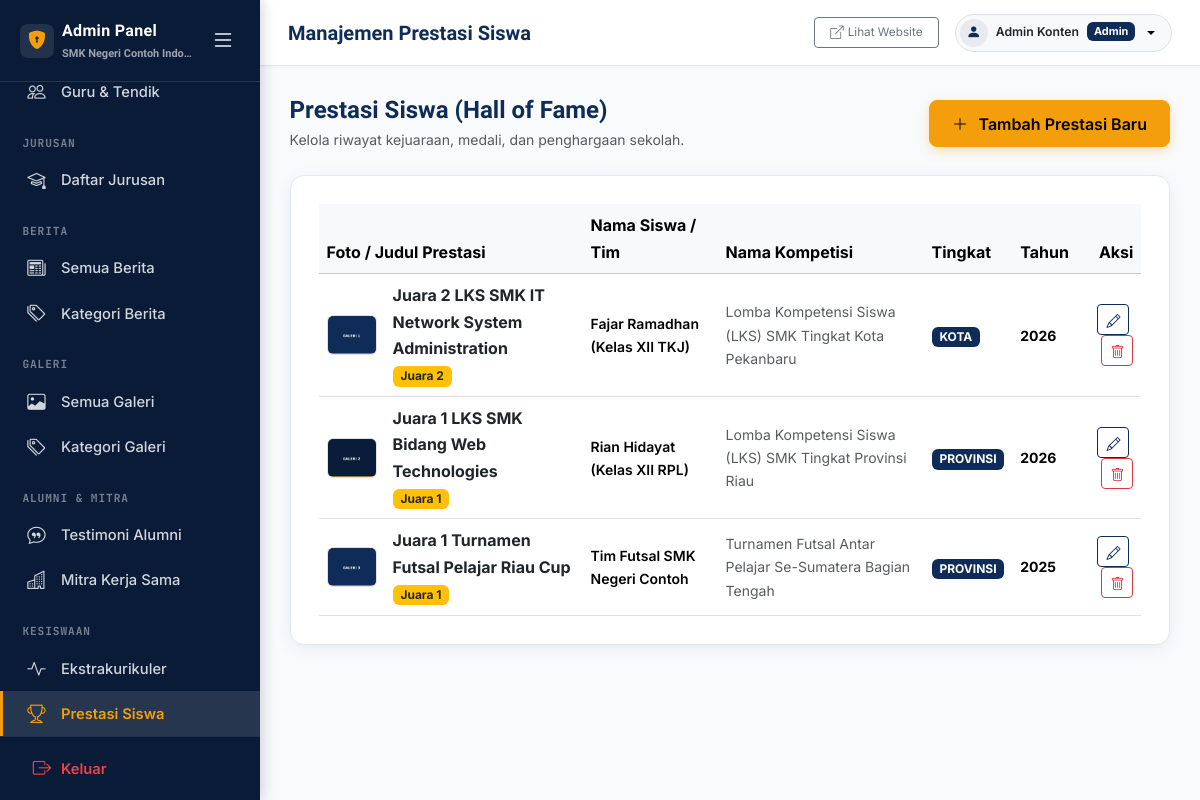
The page /admin/achievements/index.php (signed in) on the database its author committed.
### tables this page shows
CREATE TABLE school_profile (
  id INT UNSIGNED AUTO_INCREMENT PRIMARY KEY,
  school_name VARCHAR(150) NOT NULL,
  npsn VARCHAR(20) DEFAULT NULL,
  address VARCHAR(255) DEFAULT NULL,
  phone VARCHAR(50) DEFAULT NULL,
  email VARCHAR(150) DEFAULT NULL,
  website VARCHAR(150) DEFAULT NULL,
  description TEXT,
  logo VARCHAR(255) DEFAULT NULL,
  favicon VARCHAR(255) DEFAULT NULL,
  theme_color_primary VARCHAR(20) DEFAULT '#0F2C59',
  theme_color_secondary VARCHAR(20) DEFAULT '#2563EB',
  theme_color_accent VARCHAR(20) DEFAULT '#F59E0B',
  theme_preset VARCHAR(50) DEFAULT 'navy_classic',
  map_url VARCHAR(255) DEFAULT NULL,
  accreditation VARCHAR(10) DEFAULT NULL,
  founded_year VARCHAR(10) DEFAULT NULL,
  running_text TEXT DEFAULT NULL,
  is_running_text_active TINYINT(1) DEFAULT 1,
  video_profile_url VARCHAR(255) DEFAULT 'https://www.youtube.com/watch?v=7vhYf5p_yhs',
  video_title VARCHAR(200) DEFAULT 'Video Profil & Fasilitas Sekolah',
  video_description TEXT DEFAULT NULL,
  video_features TEXT DEFAULT NULL,
  whatsapp_ppdb VARCHAR(50) DEFAULT '6281234567890',
  whatsapp_bkk VARCHAR(50) DEFAULT '6281234567891',
  whatsapp_tu VARCHAR(50) DEFAULT '6281234567892',
  created_at DATETIME DEFAULT CURRENT_TIMESTAMP,
  updated_at DATETIME DEFAULT CURRENT_TIMESTAMP ON UPDATE CURRENT_TIMESTAMP
);

CREATE TABLE achievements (
  id INT UNSIGNED AUTO_INCREMENT PRIMARY KEY,
  title VARCHAR(200) NOT NULL,
  slug VARCHAR(220) NOT NULL UNIQUE,
  student_name VARCHAR(150) NOT NULL,
  competition_name VARCHAR(200) NOT NULL,
  level ENUM('sekolah', 'kota', 'provinsi', 'nasional', 'internasional') NOT NULL DEFAULT 'kota',
  rank_position VARCHAR(50) NOT NULL,
  year VARCHAR(10) NOT NULL,
  photo VARCHAR(255) DEFAULT NULL,
  description TEXT DEFAULT NULL,
  created_at DATETIME DEFAULT CURRENT_TIMESTAMP,
  updated_at DATETIME DEFAULT CURRENT_TIMESTAMP ON UPDATE CURRENT_TIMESTAMP,
  INDEX idx_achievement_level (level),
  INDEX idx_achievement_year (year)
);

### includes/functions.php (called while the page is built, shortened)
<?php
function e(?string $value): string
{
    return htmlspecialchars((string) ($value ?? ''), ENT_QUOTES | ENT_SUBSTITUTE, 'UTF-8');
}
function getSchoolProfile(): array
{
    static $profile = null;
    if ($profile === null) {
        $stmt = getDB()->query('SELECT * FROM school_profile ORDER BY id LIMIT 1');
        $profile = $stmt->fetch() ?: [];
    }
    return $profile;
}
function getSchoolLevel(): string
{
    if (defined('APP_SCHOOL_LEVEL')) {
        $lvl = strtoupper(trim(APP_SCHOOL_LEVEL));
        if (in_array($lvl, ['MULTI', 'SMA', 'SMK', 'SMP', 'SD'], true)) {
            return $lvl;
        }
    }
    return 'MULTI';
}
function isSchoolLevelLocked(): bool
{
    return getSchoolLevel() !== 'MULTI';
}
function getAllowedModulesForLevel(string $level): array
{
    return match($level) {
        'SMA'       => ['majors', 'kelulusan', 'downloads', 'agendas', 'ppdb', 'extracurriculars', 'prestasi', 'testimonials', 'news', 'galleries', 'video_profile', 'guestbook', 'statistics'],
        'SMP', 'SD' => ['downloads', 'agendas', 'ppdb', 'extracurriculars', 'prestasi', 'news', 'galleries', 'video_profile', 'guestbook', 'statistics'],
        default     => ['bkk', 'partners', 'majors', 'kelulusan', 'downloads', 'agendas', 'ppdb', 'extracurriculars', 'prestasi', 'testimonials', 'news', 'galleries', 'video_profile', 'guestbook', 'statistics'],
    };
}
function isModuleActive(string $moduleKey): bool
{
    if (isSchoolLevelLocked()) {
        $allowed = getAllowedModulesForLevel(getSchoolLevel());
    }
    static $moduleCache = null;
    if ($moduleCache === null) {
        $moduleCache = [];
        try {
            $db = getDB();
            $rows = $db->query("SELECT module_key, is_active FROM site_modules")->fetchAll(PDO::FETCH_KEY_PAIR);
            if (is_array($rows)) {
                $moduleCache = array_map('intval', $rows);
            }
        } catch (Throwable $e) {
            return true;
        }
    }
    return !isset($moduleCache[$moduleKey]) || $moduleCache[$moduleKey] === 1;
}

### config/database.php (called while the page is built)
<?php
class Database
{
    private static ?PDO $instance = null;
    public static function getInstance(): PDO
    {
        if (self::$instance === null) {
            $host   = getenv('DB_HOST') ?: 'localhost';
            $dbname = getenv('DB_NAME') ?: 'smk_school';
            $user   = getenv('DB_USER') ?: 'root';
            $pass   = getenv('DB_PASS') !== false ? (string)getenv('DB_PASS') : '';
            $dsn = 'mysql:host=' . $host . ';dbname=' . $dbname . ';charset=utf8mb4';
            try {
                self::$instance = new PDO($dsn, $user, $pass, [
                    PDO::ATTR_ERRMODE            => PDO::ERRMODE_EXCEPTION,
                    PDO::ATTR_DEFAULT_FETCH_MODE  => PDO::FETCH_ASSOC,
                    PDO::ATTR_EMULATE_PREPARES    => false,
                ]);
            } catch (PDOException $e) {
                error_log('Database connection failed: ' . $e->getMessage());
                die('Koneksi database gagal. Silakan hubungi administrator.');
            }
        }
        return self::$instance;
    }
}
function getDB(): PDO
{
    return Database::getInstance();
}

### admin/achievements/index.php (the view, shortened to what this page needs)
<?php
$db = getDB();
$items = $db->query("SELECT * FROM achievements ORDER BY year DESC, id DESC")->fetchAll();
require __DIR__ . '/../includes/header.php';
require __DIR__ . '/../includes/sidebar.php';
require __DIR__ . '/../includes/topbar.php';
?>
<div class="d-flex justify-content-between align-items-center mb-4 flex-wrap gap-2">
  <div>
    <h1 class="h4 fw-bold text-primary mb-1">Prestasi Siswa (Hall of Fame)</h1>
    <p class="text-muted small mb-0">Kelola riwayat kejuaraan, medali, dan penghargaan sekolah.</p>
  </div>
  <a href="form.php" class="btn btn-accent"><i class="bi bi-plus-lg me-1"></i>Tambah Prestasi Baru</a>
</div>
<div class="admin-card">
  <div class="table-responsive">
    <table class="table table-hover align-middle mb-0">
      <thead class="table-light">
        <tr>
          <th>Foto / Judul Prestasi</th>
          <th>Nama Siswa / Tim</th>
          <th>Nama Kompetisi</th>
          <th>Tingkat</th>
          <th>Tahun</th>
          <th class="text-end">Aksi</th>
        </tr>
      </thead>
      <tbody>
        <?php if ($items): ?>
          <?php foreach ($items as $item): ?>
            <tr>
              <td>
                <div class="d-flex align-items-center gap-3">
                  <?php if (!empty($item['photo'])): ?>
                    <img src="<?= e(BASE_URL . '/' . $item['photo']) ?>" alt="" style="width: 50px; height: 40px; object-fit: cover;" class="rounded border">
                  <?php else: ?>
                    <div class="rounded border bg-light text-center" style="width: 50px; height: 40px; line-height: 40px;"><i class="bi bi-trophy text-warning"></i></div>
                  <?php endif; ?>
                  <div>
                    <div class="fw-bold text-dark"><?= e($item['title']) ?></div>
                    <span class="badge bg-warning text-dark"><?= e($item['rank_position']) ?></span>
                  </div>
                </div>
              </td>
              <td class="small fw-semibold"><?= e($item['student_name']) ?></td>
              <td class="small text-muted"><?= e($item['competition_name']) ?></td>
              <td><span class="badge bg-primary text-uppercase"><?= e($item['level']) ?></span></td>
              <td class="small fw-bold"><?= e($item['year']) ?></td>
              <td class="text-end">
                <a href="form.php?id=<?= $item['id'] ?>" class="btn btn-sm btn-outline-primary me-1"><i class="bi bi-pencil"></i></a>
                <form action="delete.php" method="post" class="d-inline" data-confirm-delete="Yakin ingin menghapus data prestasi ini?">
                  <button type="submit" class="btn btn-sm btn-outline-danger"><i class="bi bi-trash"></i></button>
                </form>
              </td>
            </tr>
          <?php endforeach; ?>
        <?php else: ?>
          <tr><td colspan="6" class="text-center py-4 text-muted">Belum ada data prestasi siswa.</td></tr>
        <?php endif; ?>
      </tbody>
    </table>
  </div>
</div>
<?php require __DIR__ . '/../includes/footer.php'; ?>

### admin/includes/sidebar.php (shortened to what this page needs)
<?php
$currentScript = $_SERVER['SCRIPT_NAME'] ?? '';
$sidebarProfile = getSchoolProfile();
function navIsActive(string $needle, string $currentScript): bool
{
    return str_contains($currentScript, '/admin/' . $needle);
}
?>
<aside class="admin-sidebar" id="adminSidebar">
  <div class="sidebar-brand d-flex align-items-center justify-content-between">
    <div class="sidebar-brand-left d-flex align-items-center gap-2 overflow-hidden" title="Admin Panel">
      <div class="p-1.5 rounded-3 bg-white bg-opacity-10 d-inline-flex align-items-center justify-content-center flex-shrink-0" style="width:34px;height:34px;">
        <i class="bi bi-shield-lock-fill" style="color: var(--color-accent); font-size:1.15rem;"></i>
      </div>
      <div class="overflow-hidden">
        <span class="sidebar-brand-title text-nowrap fw-bold d-block text-white" style="letter-spacing: 0.02em; font-size: 1rem;">Admin Panel</span>
        <span class="sidebar-brand-subtitle text-nowrap text-white-50 d-block text-truncate" style="font-size: 11px; max-width: 135px;"><?= e($sidebarProfile['school_name'] ?? 'SMK School') ?></span>
      </div>
    </div>
    <button type="button" class="btn btn-sm btn-link text-white-50 p-1 sidebar-toggle-btn shadow-none flex-shrink-0" id="sidebarToggleInsideBtn" title="Buka / Tutup Sidebar" aria-label="Toggle Sidebar">
      <i class="bi bi-list fs-4 text-white"></i>
    </button>
  </div>
  <div class="sidebar-nav-scroll flex-grow-1 overflow-y-auto overflow-x-hidden">
    <nav class="nav flex-column py-2">
      <?php if (isModuleActive('statistics')): ?>
      <a class="nav-link <?= navIsActive('statistics', $currentScript) ? 'active' : '' ?>" href="<?= e(BASE_URL) ?>/admin/statistics/index.php" title="Statistik Sekolah (Jumlah Siswa, Guru, dll)"><i class="bi bi-bar-chart-line"></i> <span class="nav-text">Statistik Sekolah</span></a>
      <?php endif; ?>
      <a class="nav-link <?= navIsActive('teachers', $currentScript) ? 'active' : '' ?>" href="<?= e(BASE_URL) ?>/admin/teachers/index.php" title="Guru &amp; Tendik"><i class="bi bi-people"></i> <span class="nav-text">Guru &amp; Tendik</span></a>
      <?php if (isModuleActive('majors')): ?>
      <div class="nav-section-label"><?= getSchoolLevel() === 'SMA' ? 'Peminatan' : 'Jurusan' ?></div>
      <a class="nav-link <?= navIsActive('majors', $currentScript) ? 'active' : '' ?>" href="<?= e(BASE_URL) ?>/admin/majors/index.php" title="<?= getSchoolLevel() === 'SMA' ? 'Daftar Peminatan' : 'Daftar Jurusan' ?>"><i class="bi bi-mortarboard"></i> <span class="nav-text"><?= getSchoolLevel() === 'SMA' ? 'Daftar Peminatan' : 'Daftar Jurusan' ?></span></a>
      <?php endif; ?>
      <div class="nav-section-label">Berita</div>
      <a class="nav-link <?= navIsActive('news', $currentScript) && !navIsActive('news/categories', $currentScript) ? 'active' : '' ?>" href="<?= e(BASE_URL) ?>/admin/news/index.php" title="Semua Berita"><i class="bi bi-newspaper"></i> <span class="nav-text">Semua Berita</span></a>
      <a class="nav-link <?= navIsActive('news/categories', $currentScript) ? 'active' : '' ?>" href="<?= e(BASE_URL) ?>/admin/news/categories.php" title="Kategori Berita"><i class="bi bi-tags"></i> <span class="nav-text">Kategori Berita</span></a>
      <div class="nav-section-label">Galeri</div>
      <a class="nav-link <?= navIsActive('galleries', $currentScript) && !navIsActive('galleries/categories', $currentScript) ? 'active' : '' ?>" href="<?= e(BASE_URL) ?>/admin/galleries/index.php" title="Semua Galeri"><i class="bi bi-image"></i> <span class="nav-text">Semua Galeri</span></a>
      <a class="nav-link <?= navIsActive('galleries/categories', $currentScript) ? 'active' : '' ?>" href="<?= e(BASE_URL) ?>/admin/galleries/categories.php" title="Kategori Galeri"><i class="bi bi-tags"></i> <span class="nav-text">Kategori Galeri</span></a>
      <?php if (isModuleActive('testimonials') || isModuleActive('partners')): ?>
      <div class="nav-section-label"><?= isModuleActive('partners') ? 'Alumni &amp; Mitra' : 'Alumni' ?></div>
      <?php if (isModuleActive('testimonials')): ?>
      <a class="nav-link <?= navIsActive('alumni', $currentScript) ? 'active' : '' ?>" href="<?= e(BASE_URL) ?>/admin/alumni/index.php" title="Testimoni Alumni"><i class="bi bi-chat-quote"></i> <span class="nav-text">Testimoni Alumni</span></a>
      <?php endif; ?>
      <?php if (isModuleActive('partners')): ?>
      <a class="nav-link <?= navIsActive('partners', $currentScript) ? 'active' : '' ?>" href="<?= e(BASE_URL) ?>/admin/partners/index.php" title="Mitra Kerja Sama &amp; Industri (DU/DI)"><i class="bi bi-buildings"></i> <span class="nav-text">Mitra Kerja Sama</span></a>
      <?php endif; ?>
      <?php endif; ?>
      <?php if (isModuleActive('extracurriculars') || isModuleActive('prestasi')): ?>
      <div class="nav-section-label">Kesiswaan</div>
      <?php if (isModuleActive('extracurriculars')): ?>
      <a class="nav-link <?= navIsActive('extracurriculars', $currentScript) ? 'active' : '' ?>" href="<?= e(BASE_URL) ?>/admin/extracurriculars/index.php" title="Ekstrakurikuler"><i class="bi bi-activity"></i> <span class="nav-text">Ekstrakurikuler</span></a>
      <?php endif; ?>
      <?php if (isModuleActive('prestasi')): ?>
      <a class="nav-link <?= navIsActive('achievements', $currentScript) ? 'active' : '' ?>" href="<?= e(BASE_URL) ?>/admin/achievements/index.php" title="Prestasi Siswa"><i class="bi bi-trophy"></i> <span class="nav-text">Prestasi Siswa</span></a>
      <?php endif; ?>
      <?php endif; ?>
    </nav>
  </div>
  <div class="sidebar-footer flex-shrink-0">
    <a class="nav-link sidebar-logout-btn text-danger fw-semibold d-flex align-items-center gap-2" href="#" data-bs-toggle="modal" data-bs-target="#logoutConfirmModal" title="Keluar dari Panel Admin">
      <i class="bi bi-box-arrow-right text-danger fs-5"></i>
      <span class="nav-text text-danger">Keluar</span>
    </a>
  </div>
</aside>

### assets/css/style.css (style rules this page uses)
:root { --color-primary: #0F2C59; --color-primary-dark: #081830; --color-primary-light: #183E7A; --color-secondary: #2563EB; --color-secondary-light: #EFF6FF; --color-accent: #F59E0B; --color-accent-dark: #D97706; --color-accent-light: #FEF3C7; --color-bg: #F8FAFC; --color-surface: #FFFFFF; --color-text: #1E293B; --color-text-muted: #64748B; --color-border: #E2E8F0; --font-display: 'Sora', -apple-system, BlinkMacSystemFont, 'Segoe UI', Roboto, sans-serif; --font-body: 'Inter', -apple-system, BlinkMacSystemFont, 'Segoe UI', Roboto, sans-serif; --font-mono: 'JetBrains Mono', SFMono-Regular, Menlo, Monaco, Consolas, monospace; --radius-xl: 20px; --radius: 14px; --radius-sm: 8px; --radius-xs: 4px; --shadow-xs: 0 1px 2px 0 rgba(0, 0, 0, 0.05); --shadow-soft: 0 4px 20px -2px rgba(15, 44, 89, 0.07), 0 2px 6px -1px rgba(15, 44, 89, 0.04); --shadow-lift: 0 14px 30px -4px rgba(15, 44, 89, 0.12), 0 6px 12px -2px rgba(15, 44, 89, 0.06); --section-spacing: 5rem; }
*, *::before, *::after { box-sizing: border-box; }
html { scroll-behavior: smooth; -webkit-font-smoothing: antialiased; -moz-osx-font-smoothing: grayscale; }
body { font-family: var(--font-body); color: var(--color-text); background-color: var(--color-bg); line-height: 1.65; overflow-x: hidden; }
h1, h2, h3, h4, h5, h6 { font-family: var(--font-display); color: var(--color-primary); font-weight: 700; line-height: 1.25; }
a { color: var(--color-secondary); text-decoration: none; transition: color 0.15s ease, opacity 0.15s ease; }
img { max-width: 100%; height: auto; display: block; }
.bi { display: inline-block; vertical-align: -0.125em; line-height: 1; }
.btn .bi { vertical-align: -0.1em; }
.btn-accent { background-color: var(--color-accent); border: 1.5px solid var(--color-accent); color: #ffffff; font-weight: 600; border-radius: var(--radius-sm); padding: 0.65rem 1.4rem; display: inline-flex; align-items: center; justify-content: center; gap: 0.4rem; vertical-align: middle; transition: transform 0.18s ease, background-color 0.18s ease, box-shadow 0.18s ease; box-shadow: 0 4px 12px rgba(245, 158, 11, 0.28); }
html, body { overflow-x: hidden; max-width: 100vw; -webkit-text-size-adjust: 100%; }
button, .btn, .nav-link, .dropdown-item, .page-link { touch-action: manipulation; }
.p-1\.5 { padding: 0.375rem !important; }

### rows shown on the page
school_profile: school_name "SMK Negeri Contoh Indo…"
achievements: photo (picture), title "Juara 2 LKS SMK IT Network System Administration", rank_position "Juara 2", student_name "Fajar Ramadhan (Kelas XII TKJ)", competition_name "Lomba Kompetensi Siswa (LKS) SMK Tingkat Kota Pekanbaru", level "KOTA", year "2026"
achievements: photo (picture), title "Juara 1 LKS SMK Bidang Web Technologies", rank_position "Juara 1", student_name "Rian Hidayat (Kelas XII RPL)", competition_name "Lomba Kompetensi Siswa (LKS) SMK Tingkat Provinsi Riau", level "PROVINSI", year "2026"
achievements: photo (picture), title "Juara 1 Turnamen Futsal Pelajar Riau Cup", rank_position "Juara 1", student_name "Tim Futsal SMK Negeri Contoh", competition_name "Turnamen Futsal Antar Pelajar Se-Sumatera Bagian Tengah", level "PROVINSI", year "2025"

### other values the page prints
$pageTitle "Manajemen Prestasi Siswa"
$_SESSION['admin_name'] "Admin Konten"
$_SESSION['admin_role'] "Admin"
